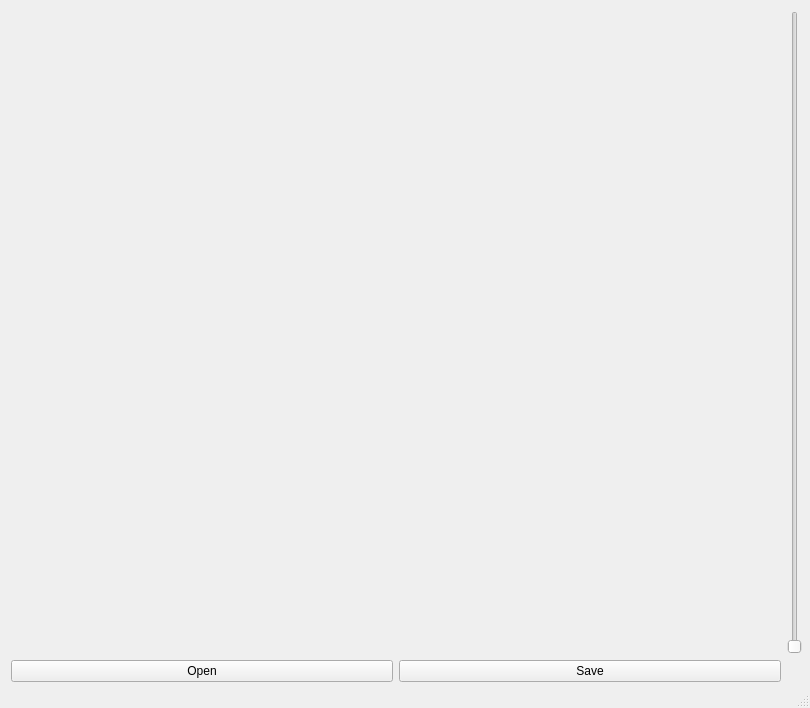
<?xml version="1.0" encoding="UTF-8"?>
<ui version="4.0">
 <class>tissueloc</class>
 <widget class="QMainWindow" name="tissueloc">
  <property name="geometry">
   <rect>
    <x>0</x>
    <y>0</y>
    <width>810</width>
    <height>708</height>
   </rect>
  </property>
  <property name="sizePolicy">
   <sizepolicy hsizetype="Expanding" vsizetype="Expanding">
    <horstretch>0</horstretch>
    <verstretch>0</verstretch>
   </sizepolicy>
  </property>
  <property name="windowTitle">
   <string>TissueLoc</string>
  </property>
  <widget class="QWidget" name="centralwidget">
   <property name="enabled">
    <bool>true</bool>
   </property>
   <property name="sizePolicy">
    <sizepolicy hsizetype="Expanding" vsizetype="Expanding">
     <horstretch>0</horstretch>
     <verstretch>0</verstretch>
    </sizepolicy>
   </property>
   <widget class="QWidget" name="layoutWidget">
    <property name="geometry">
     <rect>
      <x>11</x>
      <y>11</y>
      <width>791</width>
      <height>671</height>
     </rect>
    </property>
    <layout class="QGridLayout" name="gridLayout">
     <item row="0" column="0" colspan="2">
      <widget class="QLabel" name="img_lbl">
       <property name="text">
        <string/>
       </property>
      </widget>
     </item>
     <item row="1" column="0">
      <widget class="QPushButton" name="open_btn">
       <property name="text">
        <string>Open</string>
       </property>
      </widget>
     </item>
     <item row="1" column="1">
      <widget class="QPushButton" name="save_btn">
       <property name="text">
        <string>Save</string>
       </property>
      </widget>
     </item>
     <item row="0" column="2">
      <widget class="QSlider" name="color_slider">
       <property name="orientation">
        <enum>Qt::Vertical</enum>
       </property>
      </widget>
     </item>
    </layout>
   </widget>
  </widget>
  <widget class="QStatusBar" name="statusbar"/>
 </widget>
 <resources/>
 <connections>
  <connection>
   <sender>color_slider</sender>
   <signal>valueChanged(int)</signal>
   <receiver>color_slider</receiver>
   <slot>setValue(int)</slot>
   <hints>
    <hint type="sourcelabel">
     <x>846</x>
     <y>299</y>
    </hint>
    <hint type="destinationlabel">
     <x>846</x>
     <y>299</y>
    </hint>
   </hints>
  </connection>
  <connection>
   <sender>open_btn</sender>
   <signal>clicked()</signal>
   <receiver>open_btn</receiver>
   <slot>click()</slot>
   <hints>
    <hint type="sourcelabel">
     <x>300</x>
     <y>705</y>
    </hint>
    <hint type="destinationlabel">
     <x>300</x>
     <y>705</y>
    </hint>
   </hints>
  </connection>
  <connection>
   <sender>save_btn</sender>
   <signal>clicked()</signal>
   <receiver>save_btn</receiver>
   <slot>click()</slot>
   <hints>
    <hint type="sourcelabel">
     <x>513</x>
     <y>699</y>
    </hint>
    <hint type="destinationlabel">
     <x>513</x>
     <y>699</y>
    </hint>
   </hints>
  </connection>
 </connections>
</ui>
